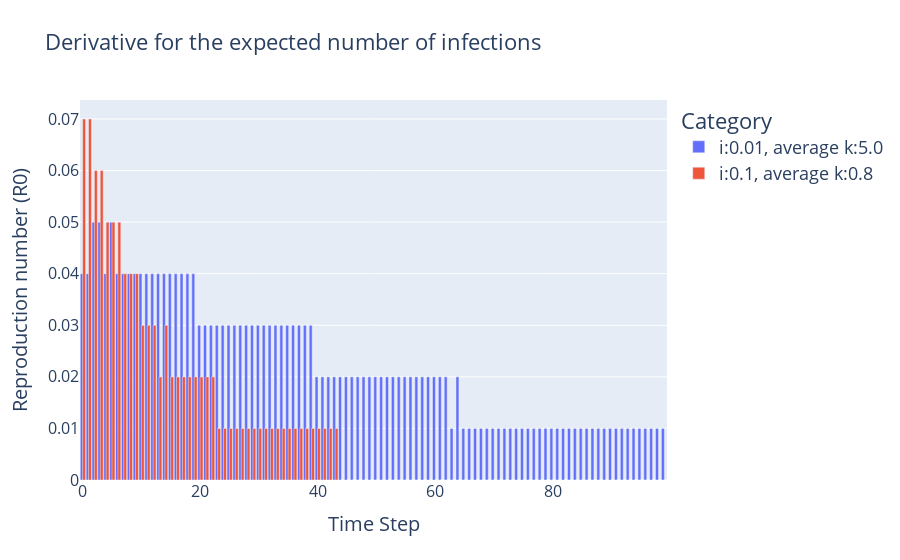

Notebook code for this chart:
### Code cell
titles = {
    'case_value': [f"i:{case['i']}, average k:{case['average_k']}" for case in cases],
    'fig_title': "Derivative for the expected number of infections",
    'x': "Time Step",
    'y': "Reproduction number (R0)"
}
plot_array(cases, titles, base='R0')

### Figure 1 — Plotly figure (JSON) as saved in the notebook; plotly's stock layout.template omitted (floating-point values rounded to 4 significant figures)
{"data": [{"name": "i:0.01, average k:5.0", "type": "bar", "width": 0.5, "x": [0, 1, 2, 3, 4, 5, 6, 7, 8, 9, 10, 11, 12, 13, 14, 15, 16, 17, 18, 19, 20, 21, 22, 23, 24, 25, 26, 27, 28, 29, 30, 31, 32, 33, 34, 35, 36, 37, 38, 39, 40, 41, 42, 43, 44, 45, 46, 47, 48, 49, 50, 51, 52, 53, 54, 55, 56, 57, 58, 59, 60, 61, 62, 63, 64, 65, 66, 67, 68, 69, 70, 71, 72, 73, 74, 75, 76, 77, 78, 79, 80, 81, 82, 83, 84, 85, 86, 87, 88, 89, 90, 91, 92, 93, 94, 95, 96, 97, 98, 99], "y": [0.04, 0.04, 0.05, 0.05, 0.04, 0.05, 0.04, 0.04, 0.04, 0.04, 0.04, 0.04, 0.04, 0.04, 0.04, 0.04, 0.04, 0.04, 0.04, 0.04, 0.03, 0.03, 0.03, 0.03, 0.03, 0.03, 0.03, 0.03, 0.03, 0.03, 0.03, 0.03, 0.03, 0.03, 0.03, 0.03, 0.03, 0.03, 0.03, 0.03, 0.02, 0.02, 0.02, 0.02, 0.02, 0.02, 0.02, 0.02, 0.02, 0.02, 0.02, 0.02, 0.02, 0.02, 0.02, 0.02, 0.02, 0.02, 0.02, 0.02, 0.02, 0.02, 0.02, 0.01, 0.02, 0.01, 0.01, 0.01, 0.01, 0.01, 0.01, 0.01, 0.01, 0.01, 0.01, 0.01, 0.01, 0.01, 0.01, 0.01, 0.01, 0.01, 0.01, 0.01, 0.01, 0.01, 0.01, 0.01, 0.01, 0.01, 0.01, 0.01, 0.01, 0.01, 0.01, 0.01, 0.01, 0.01, 0.01, 0.01]}, {"name": "i:0.1, average k:0.8", "type": "bar", "width": 0.5, "x": [0, 1, 2, 3, 4, 5, 6, 7, 8, 9, 10, 11, 12, 13, 14, 15, 16, 17, 18, 19, 20, 21, 22, 23, 24, 25, 26, 27, 28, 29, 30, 31, 32, 33, 34, 35, 36, 37, 38, 39, 40, 41, 42, 43, 44, 45, 46, 47, 48, 49, 50, 51, 52, 53, 54, 55, 56, 57, 58, 59, 60, 61, 62, 63, 64, 65, 66, 67, 68, 69, 70, 71, 72, 73, 74, 75, 76, 77, 78, 79, 80, 81, 82, 83, 84, 85, 86, 87, 88, 89, 90, 91, 92, 93, 94, 95, 96, 97, 98, 99], "y": [0.07, 0.07, 0.06, 0.06, 0.05, 0.05, 0.05, 0.04, 0.04, 0.04, 0.03, 0.03, 0.03, 0.02, 0.03, 0.02, 0.02, 0.02, 0.02, 0.02, 0.02, 0.02, 0.02, 0.01, 0.01, 0.01, 0.01, 0.01, 0.01, 0.01, 0.01, 0.01, 0.01, 0.01, 0.01, 0.01, 0.01, 0.01, 0.01, 0.01, 0.01, 0.01, 0.01, 0.01, 0, 0, 0, 0, 0, 0, 0, 0, 0, 0, 0, 0, 0, 0, 0, 0, 0, 0, 0, 0, 0, 0, 0, 0, 0, 0, 0, 0, 0, 0, 0, 0, 0, 0, 0, 0, 0, 0, 0, 0, 0, 0, 0, 0, 0, 0, 0, 0, 0, 0, 0, 0, 0, 0, 0, 0]}], "layout": {"legend": {"font": {"size": 18}, "title": {"text": "Category"}}, "title": {"font": {"size": 22}, "text": "Derivative for the expected number of infections"}, "xaxis": {"tickfont": {"size": 16}, "title": {"font": {"size": 20}, "text": "Time Step"}}, "yaxis": {"tickfont": {"size": 16}, "title": {"font": {"size": 20}, "text": "Reproduction number (R0)"}}}}
